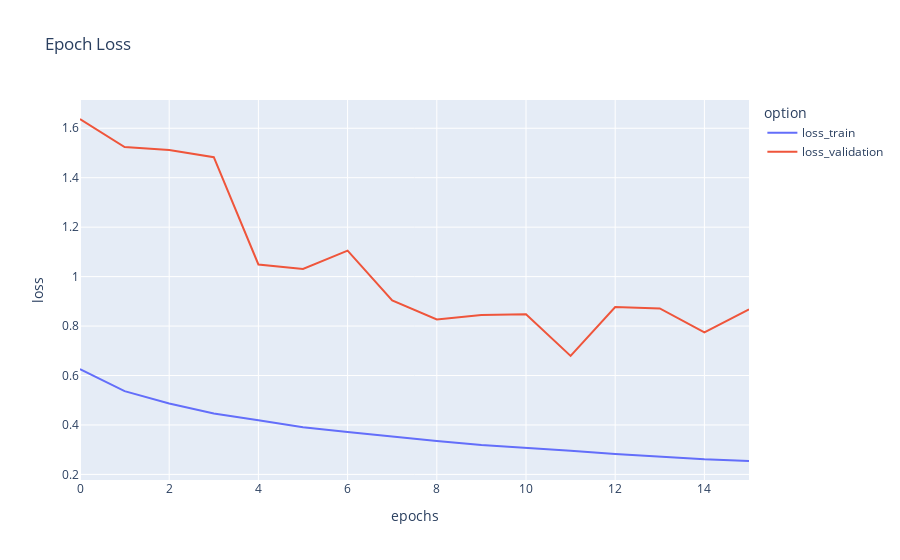

Here is the notebook cell this chart was saved with:
### Code cell
metrics_df = plot_graph("loss")
metrics_df.plot(title="Epoch Loss", labels=dict(index="epochs", value="loss", variable="option"))

### Figure 1 — Plotly figure (JSON) as saved in the notebook; plotly's stock layout.template omitted (floating-point values rounded to 4 significant figures)
{"data": [{"hovertemplate": "option=loss_train<br>epochs=%{x}<br>loss=%{y}<extra></extra>", "legendgroup": "loss_train", "line": {"color": "#636efa", "dash": "solid"}, "mode": "lines", "name": "loss_train", "orientation": "v", "showlegend": true, "type": "scatter", "x": [0, 1, 2, 3, 4, 5, 6, 7, 8, 9, 10, 11, 12, 13, 14, 15], "xaxis": "x", "y": [0.626, 0.5366, 0.4866, 0.4462, 0.4191, 0.3907, 0.3714, 0.352, 0.3346, 0.3186, 0.3079, 0.296, 0.2829, 0.2718, 0.261, 0.2541], "yaxis": "y"}, {"hovertemplate": "option=loss_validation<br>epochs=%{x}<br>loss=%{y}<extra></extra>", "legendgroup": "loss_validation", "line": {"color": "#EF553B", "dash": "solid"}, "mode": "lines", "name": "loss_validation", "orientation": "v", "showlegend": true, "type": "scatter", "x": [0, 1, 2, 3, 4, 5, 6, 7, 8, 9, 10, 11, 12, 13, 14, 15], "xaxis": "x", "y": [1.637, 1.524, 1.512, 1.483, 1.049, 1.031, 1.105, 0.9041, 0.8263, 0.8442, 0.8473, 0.6792, 0.8766, 0.8712, 0.7746, 0.8677], "yaxis": "y"}], "layout": {"legend": {"title": {"text": "option"}, "tracegroupgap": 0}, "title": {"text": "Epoch Loss"}, "xaxis": {"anchor": "y", "domain": [0, 1], "title": {"text": "epochs"}}, "yaxis": {"anchor": "x", "domain": [0, 1], "title": {"text": "loss"}}}}
